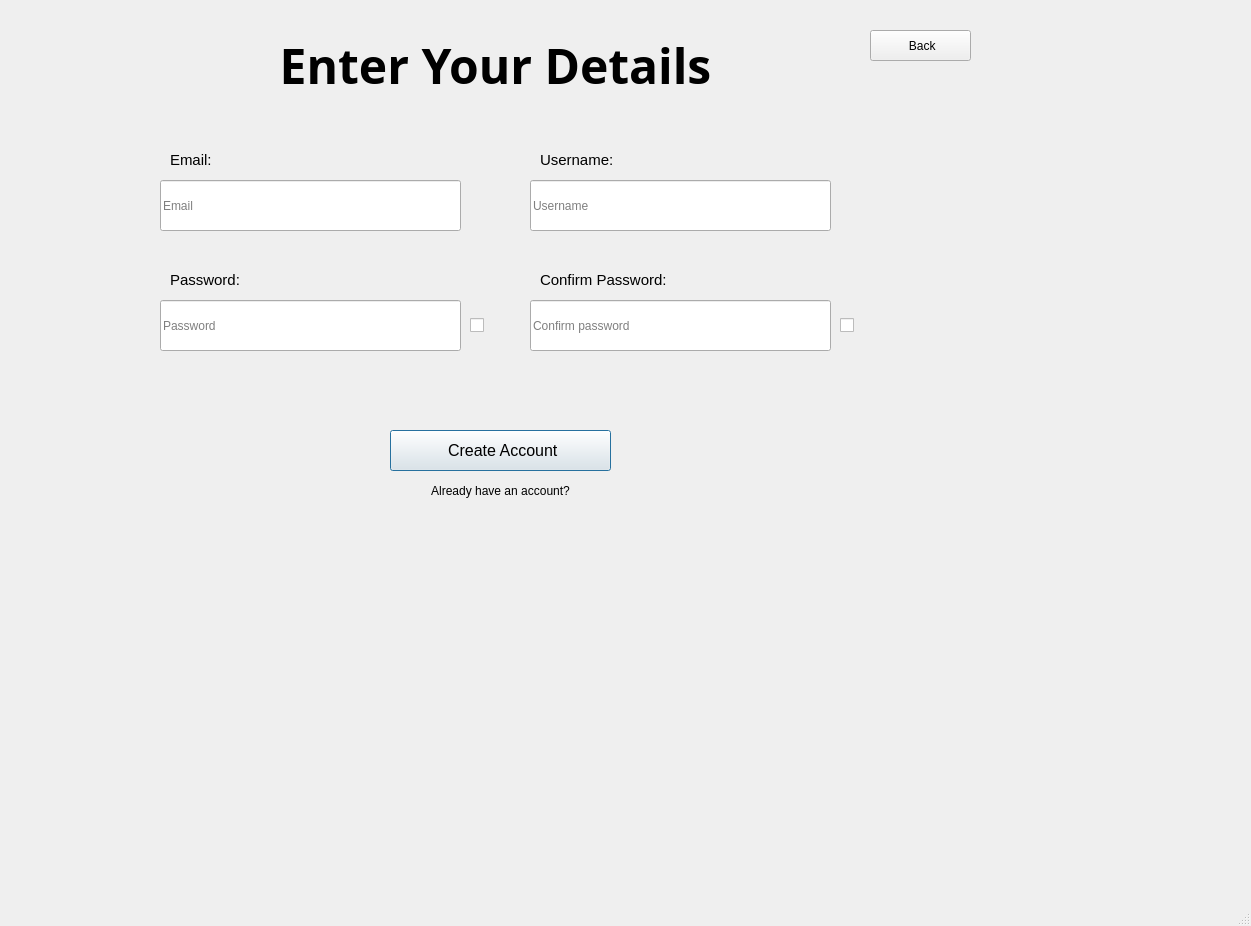
<?xml version='1.0' encoding='utf-8'?>
<ui version="4.0">
 <class>IdanCloud</class>
 <widget class="QMainWindow" name="IdanCloud">
  <property name="geometry">
   <rect>
    <x>0</x>
    <y>0</y>
    <width>1251</width>
    <height>926</height>
   </rect>
  </property>
  <property name="acceptDrops">
   <bool>false</bool>
  </property>
  <property name="windowTitle">
   <string>IdanCloud</string>
  </property>
  <widget class="QWidget" name="centralwidget">
   <widget class="QLabel" name="main_text">
    <property name="geometry">
     <rect>
      <x>70</x>
      <y>40</y>
      <width>851</width>
      <height>51</height>
     </rect>
    </property>
    <property name="font">
     <font>
      <family>Trebuchet MS</family>
      <pointsize>36</pointsize>
      <bold>true</bold>
     </font>
    </property>
    <property name="layoutDirection">
     <enum>Qt::LayoutDirection::LeftToRight</enum>
    </property>
    <property name="styleSheet">
     <string notr="true">.btn {
    margin: 1rem;
    font-size: 1.2rem;
    color: var(--text);
    padding: 0.7rem 2rem;
    border-radius: 30em;
    border-style: none;
    text-transform: uppercase;
    letter-spacing: 2px;
    background-color: transparent;
    box-shadow: 1px 1px 10px #000000;
    transition: all .3s ease;
    opacity: 0.8;
}</string>
    </property>
    <property name="text">
     <string>Enter Your Details</string>
    </property>
    <property name="scaledContents">
     <bool>true</bool>
    </property>
    <property name="alignment">
     <set>Qt::AlignmentFlag::AlignCenter</set>
    </property>
   </widget>
   <widget class="QPushButton" name="signup_button">
    <property name="geometry">
     <rect>
      <x>390</x>
      <y>430</y>
      <width>221</width>
      <height>41</height>
     </rect>
    </property>
    <property name="font">
     <font>
      <pointsize>12</pointsize>
     </font>
    </property>
    <property name="styleSheet">
     <string notr="true" />
    </property>
    <property name="text">
     <string> Create Account</string>
    </property>
    <property name="iconSize">
     <size>
      <width>20</width>
      <height>20</height>
     </size>
    </property>
    <property name="default">
     <bool>true</bool>
    </property>
   </widget>
   <widget class="QLabel" name="passwor_label">
    <property name="geometry">
     <rect>
      <x>170</x>
      <y>270</y>
      <width>191</width>
      <height>21</height>
     </rect>
    </property>
    <property name="font">
     <font>
      <pointsize>11</pointsize>
     </font>
    </property>
    <property name="text">
     <string>&lt;html&gt;&lt;head/&gt;&lt;body&gt;&lt;p&gt;&lt;span&gt;Password:&lt;/span&gt;&lt;/p&gt;&lt;/body&gt;&lt;/html&gt;</string>
    </property>
    <property name="alignment">
     <set>Qt::AlignmentFlag::AlignLeading|Qt::AlignmentFlag::AlignLeft|Qt::AlignmentFlag::AlignVCenter</set>
    </property>
   </widget>
   <widget class="QLabel" name="email_label">
    <property name="geometry">
     <rect>
      <x>170</x>
      <y>150</y>
      <width>211</width>
      <height>21</height>
     </rect>
    </property>
    <property name="font">
     <font>
      <pointsize>11</pointsize>
     </font>
    </property>
    <property name="text">
     <string>&lt;html&gt;&lt;head/&gt;&lt;body&gt;&lt;p&gt;&lt;span&gt;Email:&lt;/span&gt;&lt;/p&gt;&lt;/body&gt;&lt;/html&gt;</string>
    </property>
    <property name="alignment">
     <set>Qt::AlignmentFlag::AlignLeading|Qt::AlignmentFlag::AlignLeft|Qt::AlignmentFlag::AlignVCenter</set>
    </property>
   </widget>
   <widget class="QPushButton" name="back_button">
    <property name="geometry">
     <rect>
      <x>870</x>
      <y>30</y>
      <width>101</width>
      <height>31</height>
     </rect>
    </property>
    <property name="styleSheet">
     <string notr="true" />
    </property>
    <property name="text">
     <string> Back</string>
    </property>
    <property name="iconSize">
     <size>
      <width>20</width>
      <height>20</height>
     </size>
    </property>
   </widget>
   <widget class="QLabel" name="username_label">
    <property name="geometry">
     <rect>
      <x>540</x>
      <y>150</y>
      <width>201</width>
      <height>21</height>
     </rect>
    </property>
    <property name="font">
     <font>
      <pointsize>11</pointsize>
     </font>
    </property>
    <property name="text">
     <string>&lt;html&gt;&lt;head/&gt;&lt;body&gt;&lt;p&gt;&lt;span&gt;Username:&lt;/span&gt;&lt;/p&gt;&lt;/body&gt;&lt;/html&gt;</string>
    </property>
    <property name="alignment">
     <set>Qt::AlignmentFlag::AlignLeading|Qt::AlignmentFlag::AlignLeft|Qt::AlignmentFlag::AlignVCenter</set>
    </property>
   </widget>
   <widget class="QLabel" name="confirm_password_label">
    <property name="geometry">
     <rect>
      <x>540</x>
      <y>270</y>
      <width>211</width>
      <height>21</height>
     </rect>
    </property>
    <property name="font">
     <font>
      <pointsize>11</pointsize>
     </font>
    </property>
    <property name="text">
     <string>&lt;html&gt;&lt;head/&gt;&lt;body&gt;&lt;p&gt;&lt;span&gt;Confirm Password:&lt;/span&gt;&lt;/p&gt;&lt;/body&gt;&lt;/html&gt;</string>
    </property>
    <property name="alignment">
     <set>Qt::AlignmentFlag::AlignLeading|Qt::AlignmentFlag::AlignLeft|Qt::AlignmentFlag::AlignVCenter</set>
    </property>
   </widget>
   <widget class="QLineEdit" name="email">
    <property name="geometry">
     <rect>
      <x>160</x>
      <y>180</y>
      <width>301</width>
      <height>51</height>
     </rect>
    </property>
    <property name="alignment">
     <set>Qt::AlignmentFlag::AlignLeading|Qt::AlignmentFlag::AlignLeft|Qt::AlignmentFlag::AlignVCenter</set>
    </property>
    <property name="placeholderText">
     <string>Email</string>
    </property>
   </widget>
   <widget class="QLineEdit" name="password">
    <property name="geometry">
     <rect>
      <x>160</x>
      <y>300</y>
      <width>301</width>
      <height>51</height>
     </rect>
    </property>
    <property name="alignment">
     <set>Qt::AlignmentFlag::AlignLeading|Qt::AlignmentFlag::AlignLeft|Qt::AlignmentFlag::AlignVCenter</set>
    </property>
    <property name="placeholderText">
     <string>Password</string>
    </property>
   </widget>
   <widget class="QLineEdit" name="confirm_password">
    <property name="geometry">
     <rect>
      <x>530</x>
      <y>300</y>
      <width>301</width>
      <height>51</height>
     </rect>
    </property>
    <property name="alignment">
     <set>Qt::AlignmentFlag::AlignLeading|Qt::AlignmentFlag::AlignLeft|Qt::AlignmentFlag::AlignVCenter</set>
    </property>
    <property name="placeholderText">
     <string>Confirm password</string>
    </property>
   </widget>
   <widget class="QLineEdit" name="username">
    <property name="geometry">
     <rect>
      <x>530</x>
      <y>180</y>
      <width>301</width>
      <height>51</height>
     </rect>
    </property>
    <property name="alignment">
     <set>Qt::AlignmentFlag::AlignLeading|Qt::AlignmentFlag::AlignLeft|Qt::AlignmentFlag::AlignVCenter</set>
    </property>
    <property name="placeholderText">
     <string>Username</string>
    </property>
   </widget>
   <widget class="QCheckBox" name="password_toggle">
    <property name="geometry">
     <rect>
      <x>470</x>
      <y>310</y>
      <width>21</width>
      <height>31</height>
     </rect>
    </property>
    <property name="text">
     <string />
    </property>
   </widget>
   <widget class="QCheckBox" name="confirm_password_toggle">
    <property name="geometry">
     <rect>
      <x>840</x>
      <y>310</y>
      <width>21</width>
      <height>31</height>
     </rect>
    </property>
    <property name="text">
     <string />
    </property>
   </widget>
   <widget class="QLabel" name="message">
    <property name="geometry">
     <rect>
      <x>0</x>
      <y>380</y>
      <width>1001</width>
      <height>41</height>
     </rect>
    </property>
    <property name="text">
     <string />
    </property>
    <property name="alignment">
     <set>Qt::AlignmentFlag::AlignCenter</set>
    </property>
   </widget>
   <widget class="QPushButton" name="login_button">
    <property name="geometry">
     <rect>
      <x>400</x>
      <y>480</y>
      <width>201</width>
      <height>21</height>
     </rect>
    </property>
    <property name="font">
     <font>
      <pointsize>9</pointsize>
     </font>
    </property>
    <property name="styleSheet">
     <string notr="true" />
    </property>
    <property name="text">
     <string>Already have an account?</string>
    </property>
    <property name="iconSize">
     <size>
      <width>20</width>
      <height>20</height>
     </size>
    </property>
    <property name="autoDefault">
     <bool>false</bool>
    </property>
    <property name="default">
     <bool>false</bool>
    </property>
    <property name="flat">
     <bool>true</bool>
    </property>
   </widget>
  </widget>
  <widget class="QStatusBar" name="statusbar" />
 </widget>
 <resources />
 <connections />
</ui>
